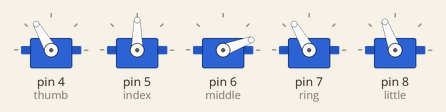
Recording of a sketch running on a simulated Arduino Uno, built with avr-gcc and run on an emulated ATmega328P. On the bench: 5 × servo.

Above: at 0.5 s.
At 7.5 s:
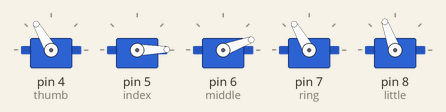
At 9.1 s:
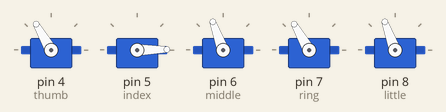
At 10.7 s:
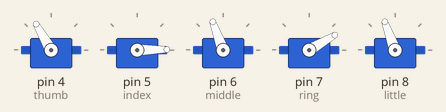
At 18.0 s:
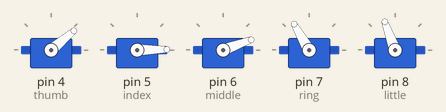
At 35.7 s:
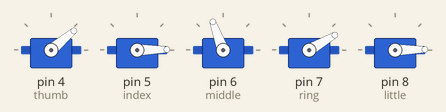
Timing chart, 0 to 40.0 s (numbered marks = the images above):
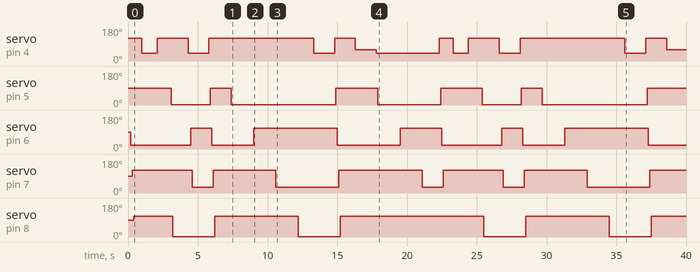

Measured:
- by itself, servo on pin 4 (thumb): 120° → 40° at 1.0 s, → 120° 1.1 s later, → 40° 2.2 s later, → 120° 1.5 s later, … (16 changes in this stretch)
- by itself, servo on pin 5 (index): 90° → 1° at 3.1 s, → 90° 2.8 s later, → 1° 1.5 s later, → 90° 7.5 s later, … (10 changes in this stretch)
- by itself, servo on pin 6 (middle): 90° → 20° at 0.20 s, → 110° 4.3 s later, → 20° 1.5 s later, → 110° 3.0 s later, … (11 changes in this stretch)
- by itself, servo on pin 7 (ring): 90° → 120° at 0.30 s, → 30° 4.3 s later, → 120° 1.5 s later, → 30° 4.5 s later, … (11 changes in this stretch)
- by itself, servo on pin 8 (little): 90° → 110° at 0.40 s, → 1° 2.8 s later, → 110° 3.0 s later, → 1° 6.0 s later, … (9 changes in this stretch)

The sketch:

first_servo_ino.ino
```cpp
#include <Servo.h>

//create servos for each finger and set min and max values
Servo thumb;
int thumbUp = 40;
int thumbDown = 120;

Servo index;
int indexUp = 1;
int indexDown = 90;

Servo middle;
int middleUp = 110;
int middleDown = 20;

Servo ring;
int ringUp = 30;
int ringDown = 120;

Servo little;
int littleUp = 1;
int littleDown = 110;

int deg = 0;

//functions to set thumb position and acceptable limits
void thumbPos(int pos)
{
  deg = constrain(pos, thumbUp, thumbDown);
  thumb.write(pos);
  delay(100);
}
//functions to set index position and acceptable limits
void indexPos(int pos)
{
  deg = constrain(pos, indexUp, indexDown);
  index.write(pos);
  delay(100);
}
//functions to set middle position and acceptable limits
void middlePos(int pos)
{
  deg = constrain(pos, middleUp, middleDown);
  middle.write(pos);
  delay(100);
}
//functions to set ring position and acceptable limits
void ringPos(int pos)
{
  deg = constrain(pos, ringUp, ringDown);
  ring.write(pos);
  delay(100);
}
//functions to set little position and acceptable limits
void littlePos(int pos)
{
  deg = constrain(pos, littleUp, littleDown);
  little.write(pos);
  delay(100);
}
//show palm
void palm(int sleep)
{
  thumbPos(thumbUp);
  indexPos(indexUp);
  middlePos(middleUp);
  ringPos(ringUp);
  littlePos(littleUp);
  delay(sleep);
}
//show fist
void fist(int sleep)
{
  thumbPos(thumbDown);
  indexPos(indexDown);
  middlePos(middleDown);
  ringPos(ringDown);
  littlePos(littleDown);
  delay(sleep);
}
//show number 1
void count1(int sleep)
{
  thumbPos(thumbDown);
  indexPos(indexUp);
  middlePos(middleDown);
  ringPos(ringDown);
  littlePos(littleDown);
  delay(sleep);
}
//show number 2
void count2(int sleep)
{
  thumbPos(thumbDown);
  indexPos(indexUp);
  middlePos(middleUp);
  ringPos(ringDown);
  littlePos(littleDown);
  delay(sleep);
}
//show number 3
void count3(int sleep)
{
  thumbPos(thumbDown);
  indexPos(indexUp);
  middlePos(middleUp);
  ringPos(ringUp);
  littlePos(littleDown);
  delay(sleep);
}
//show number 4
void count4(int sleep)
{
  thumbPos(thumbDown);
  indexPos(indexUp);
  middlePos(middleUp);
  ringPos(ringUp);
  littlePos(littleUp);
  delay(sleep);
}
//show number 5
void count5(int sleep)
{
  thumbPos(thumbUp);
  indexPos(indexUp);
  middlePos(middleUp);
  ringPos(ringUp);
  littlePos(littleUp);
  delay(sleep);
}
//show number 6
void count6(int sleep)
{
  thumbPos(60);
  indexPos(indexDown);
  middlePos(middleDown);
  ringPos(ringDown);
  littlePos(littleDown);
  delay(sleep);
}
//show number 7
void count7(int sleep)
{
  thumbPos(thumbUp);
  indexPos(indexUp);
  middlePos(middleDown);
  ringPos(ringDown);
  littlePos(littleDown);
  delay(sleep);
}
//show number 8
void count8(int sleep)
{
  thumbPos(thumbUp);
  indexPos(indexUp);
  middlePos(middleUp);
  ringPos(ringDown);
  littlePos(littleDown);
  delay(sleep);
}
//show number 9
void count9(int sleep)
{
  thumbPos(thumbUp);
  indexPos(indexUp);
  middlePos(middleUp);
  ringPos(ringUp);
  littlePos(littleDown);
  delay(sleep);
}
//attach servos to board ports
void setup()
{
  thumb.attach(4);
  index.attach(5);
  middle.attach(6);
  ring.attach(7);
  little.attach(8);
}
//auto count to 9
void countTo9(int sleep)
{
  fist(sleep);
  count1(sleep);
  count2(sleep);
  count3(sleep);
  count4(sleep);
  count5(sleep);
  fist(sleep);
  count6(sleep);
  count7(sleep);
  count8(sleep);
  count9(sleep);
}
//show thumb up
void thumbUpSign(int sleep)
{
  fist(500);
  thumbPos(thumbUp);
  delay(sleep);
}
//show horn sign
void hornSign(int sleep)
{
  fist(500);
  indexPos(indexUp);
  littlePos(littleUp);
  delay(sleep);
}
//enter behaviours to loop here, with a delay of 1000ms (1s) or higher
void loop()
{
  thumbUpSign(1000);
  hornSign(1000);
  palm(1000);
  countTo9(1000);
}
```
